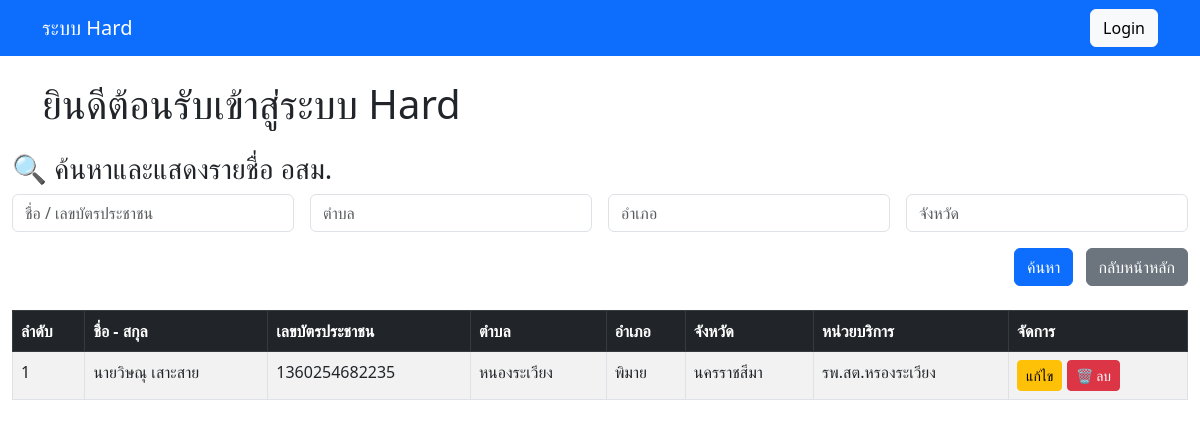
Page /volunteers/view_volunteers.php on the committed database.
### tables this page shows
CREATE TABLE `volunteers`  (
  `id` int NOT NULL AUTO_INCREMENT,
  `card_no` varchar(20) NULL DEFAULT NULL,
  `cid` varchar(13) NULL DEFAULT NULL,
  `fullname` varchar(100) NULL DEFAULT NULL,
  `birthdate` date NULL DEFAULT NULL,
  `house_no` varchar(20) NULL DEFAULT NULL,
  `village_no` varchar(3) NULL DEFAULT NULL,
  `subdistrict` varchar(100) NULL DEFAULT NULL,
  `year_start` varchar(4) NULL DEFAULT NULL,
  `blood_group` varchar(2) NULL DEFAULT NULL,
  `occupation` varchar(100) NULL DEFAULT NULL,
  `education_level` varchar(100) NULL DEFAULT NULL,
  `marital_status` varchar(100) NULL DEFAULT NULL,
  `unit_name` varchar(150) NULL DEFAULT NULL,
  `created_at` timestamp NOT NULL DEFAULT CURRENT_TIMESTAMP,
  `district` varchar(100) NULL DEFAULT '',
  `province` varchar(100) NULL DEFAULT '',
  `keyword` varchar(255) NULL DEFAULT '',
  PRIMARY KEY (`id`) USING BTREE
);

### volunteers/view_volunteers.php (the view, shortened to what this page needs)
<?php
include '../includes/db_connect.php';
$keyword = $_GET['keyword'] ?? '';
$subdistrict = $_GET['subdistrict'] ?? '';
$district = $_GET['district'] ?? '';
$province = $_GET['province'] ?? '';
$sql = "SELECT * FROM volunteers
        WHERE (fullname LIKE ? OR cid LIKE ?)
        AND subdistrict LIKE ?
        AND district LIKE ?
        AND province LIKE ?
        ORDER BY id DESC";
$stmt = $conn->prepare($sql);
$likeKeyword = "%$keyword%";
$likeSubdistrict = "%$subdistrict%";
$likeDistrict = "%$district%";
$likeProvince = "%$province%";
$stmt->bind_param("sssss", $likeKeyword, $likeKeyword, $likeSubdistrict, $likeDistrict, $likeProvince);
$stmt->execute();
$result = $stmt->get_result();
?>
<!DOCTYPE html>
<html lang="th">
<head>
  <?php include '../header.php'; ?>
  <link href="https://cdn.jsdelivr.net/npm/bootstrap@5.3.0/dist/css/bootstrap.min.css" rel="stylesheet" />
</head>
<body>
<div class="container-fluid mt-4">
  <h3>🔍 ค้นหาและแสดงรายชื่อ อสม.</h3>
  <form method="get" class="row g-3 mb-4">
    <div class="col-md-3">
      <input type="text" name="keyword" class="form-control" placeholder="ชื่อ / เลขบัตรประชาชน" value="<?= htmlspecialchars($keyword) ?>">
    </div>
    <div class="col-md-3">
      <input type="text" name="subdistrict" class="form-control" placeholder="ตำบล" value="<?= htmlspecialchars($subdistrict) ?>">
    </div>
    <div class="col-md-3">
      <input type="text" name="district" class="form-control" placeholder="อำเภอ" value="<?= htmlspecialchars($district) ?>">
    </div>
    <div class="col-md-3">
      <input type="text" name="province" class="form-control" placeholder="จังหวัด" value="<?= htmlspecialchars($province) ?>">
    </div>
	<div class="col-12 text-end">
		<button type="submit" class="btn btn-primary me-2">ค้นหา</button>
		<a href="../index.php" class="btn btn-secondary">กลับหน้าหลัก</a>
	</div>
  </form>
<?php if ($result->num_rows > 0): ?>
<table class="table table-striped table-bordered">
  <thead class="table-dark">
    <tr>
      <th>ลำดับ</th>
      <th>ชื่อ - สกุล</th>
      <th>เลขบัตรประชาชน</th>
      <th>ตำบล</th>
      <th>อำเภอ</th>
      <th>จังหวัด</th>
      <th>หน่วยบริการ</th>
      <th>จัดการ</th>
    </tr>
  </thead>
  <tbody>
    <?php
    $no = 1;
    while ($row = $result->fetch_assoc()):
    ?>
    <tr>
      <td><?= $no++; ?></td>
      <td><?= htmlspecialchars($row['fullname']) ?></td>
      <td><?= htmlspecialchars($row['cid']) ?></td>
      <td><?= htmlspecialchars($row['subdistrict']) ?></td>
      <td><?= htmlspecialchars($row['district']) ?></td>
      <td><?= htmlspecialchars($row['province']) ?></td>
      <td><?= htmlspecialchars($row['unit_name']) ?></td>
      <td>
        <a href="edit_volunteer.php?id=<?= $row['id'] ?>" class="btn btn-warning btn-sm">แก้ไข</a>
<form method="POST" action="delete_volunteer.php" onsubmit="return confirm('ยืนยันการลบข้อมูลนี้หรือไม่?');" style="display:inline;">
    <button type="submit" class="btn btn-danger btn-sm">🗑️ ลบ</button>
</form>
      </td>
    </tr>
    <?php endwhile; ?>
  </tbody>
</table>
<?php else: ?>
  <div class="alert alert-warning">ไม่พบข้อมูลที่ค้นหา</div>
<?php endif; ?>
	</div>
</body>
</html>

### header.php (shortened to what this page needs)
<?php
$isLoggedIn = isset($_SESSION['user']);
$username = $isLoggedIn ? $_SESSION['user']['username'] : '';
?>
<!DOCTYPE html>
<html lang="th">
<head>
  <link href="https://cdn.jsdelivr.net/npm/bootstrap@5.3.0/dist/css/bootstrap.min.css" rel="stylesheet" />
  <link href="https://cdn.jsdelivr.net/npm/bootstrap@5.3.0/dist/css/bootstrap.min.css" rel="stylesheet" />
</head>
<body>
<nav class="navbar navbar-expand-lg navbar-dark bg-primary">
  <div class="container">
    <a class="navbar-brand" href="#">ระบบ Hard</a>
    <div class="d-flex ms-auto">
      <?php if ($isLoggedIn): ?>
        <div class="dropdown">
          <button class="btn btn-primary dropdown-toggle text-white" type="button" data-bs-toggle="dropdown" aria-expanded="false">
            สวัสดี, <?= htmlspecialchars($username) ?>
          </button>
          <ul class="dropdown-menu dropdown-menu-end">
            <li><a class="dropdown-item" href="../users/logout.php">Logout</a></li>
          </ul>
        </div>
      <?php else: ?>
        <a href="../users/login.php" class="btn btn-light">Login</a>
      <?php endif; ?>
    </div>
  </div>
</nav>
<div class="container mt-4">
  <h1>ยินดีต้อนรับเข้าสู่ระบบ Hard</h1>
</div>
</body>
</html>

### rows in the picture
volunteers: fullname "นายวิษณุ เสาะสาย", cid "1360254682235", subdistrict "หนองระเวียง", district "พิมาย", province "นครราชสีมา", unit_name "รพ.สต.หรองระเวียง"
